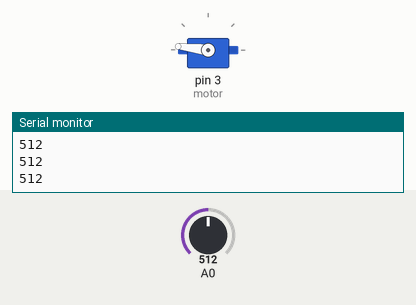
A sketch run on a simulated Arduino Uno, built with avr-gcc and run on an emulated ATmega328P. Shown: servo, the last lines printed to the serial monitor. The test bench sets the inputs (shaded band); at power-on: A0 = 512.

Above: at 1.2 s.
1.3 s: A0 set to 283
At 2.7 s:
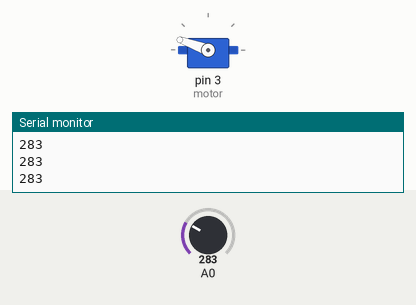
Timing chart, 0 to 4.3 s (numbered marks = the images above; inputs shaded):
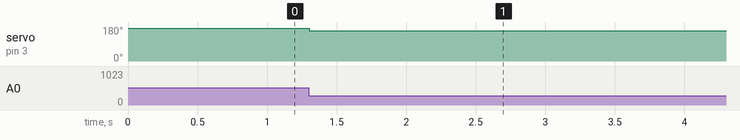

The sketch:

dino_player.ino
```cpp
#include <Servo.h>

Servo motor;
int light, pos;

void setup() {
  motor.attach(3);
  Serial.begin(9600);
}

void loop() {
  light = analogRead(A0);
  Serial.println(light);
  if(light>293){
    motor.write(173);
  }else{
    motor.write(160);
  }
  delay(5);
}
```

Measured:
- after the input at 1.3 s, servo on pin 3 (motor): 173° → 160° at once
